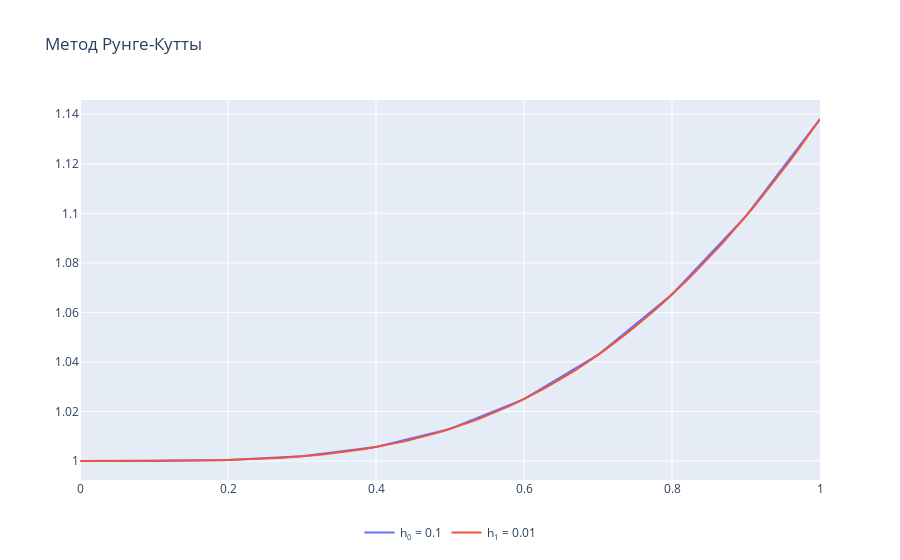

Write notebook code for a chart like this one.
### Markdown cell above
#### Построение графика

### Code cell
fig = go.Figure()
fig.add_trace(go.Scatter(x=x_h0, y=y_h0, mode='lines', name='h<sub>0</sub> = 0.1'))
fig.add_trace(go.Scatter(x=x_h1, y=y_h1, mode='lines', name='h<sub>1</sub> = 0.01'))
fig.update_layout(legend_orientation = 'h',
                  legend = dict(x=.5, xanchor='center'),
                  title = 'Метод Рунге-Кутты')
fig.show()
